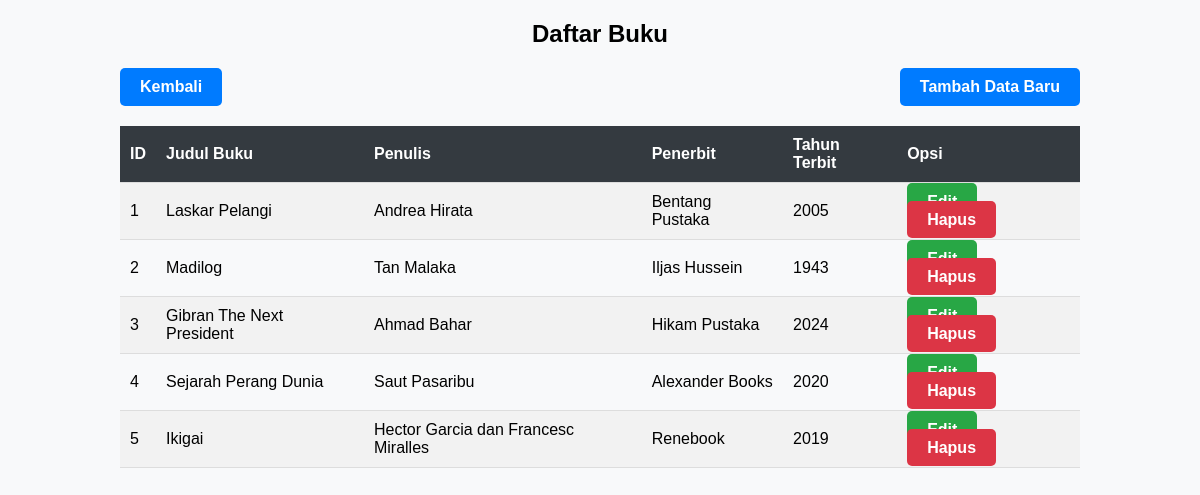
The page /Buku.php on the database its author committed.
### tables this page shows
CREATE TABLE `buku` (
  `id_buku` int(11) NOT NULL,
  `judul_buku` varchar(500) NOT NULL,
  `penulis` varchar(500) NOT NULL,
  `penerbit` varchar(250) NOT NULL,
  `tahun_terbit` int(11) NOT NULL
);

### Model.php (called while the page is built, shortened)
<?php
require 'Koneksi.php';
function getAllData($table) {
    global $conn;
    $sql = "SELECT * FROM $table";
    return $conn->query($sql)->fetchAll(PDO::FETCH_ASSOC);
}
?>

### Buku.php (the view, shortened to what this page needs)
<?php
require 'Model.php';
$buku_list = getAllData('buku');
?>
<!DOCTYPE html>
<html>
<head>
    <link rel="stylesheet" href="style.css">
</head>
<body>
    <h2>Daftar Buku</h2>
    <a href="index.php" class="btn btn-primary" style="float: left; margin-left: 10%; margin-bottom: 20px;">Kembali</a>
    <a href="FormBuku.php" class="btn btn-primary" style="float: right; margin-right: 10%; margin-bottom: 20px;">Tambah Data Baru</a>
    <table>
        <tr>
            <th>ID</th>
            <th>Judul Buku</th>
            <th>Penulis</th>
            <th>Penerbit</th>
            <th>Tahun Terbit</th>
            <th>Opsi</th>
        </tr>
        <?php foreach ($buku_list as $buku): ?>
        <tr>
            <td><?= $buku['id_buku'] ?></td>
            <td><?= $buku['judul_buku'] ?></td>
            <td><?= $buku['penulis'] ?></td>
            <td><?= $buku['penerbit'] ?></td>
            <td><?= $buku['tahun_terbit'] ?></td>
            <td>
                <a href="FormBuku.php?id=<?= $buku['id_buku'] ?>" class="btn btn-success">Edit</a>
                <a href="deleteBuku.php?id=<?= $buku['id_buku'] ?>" class="btn btn-danger" onclick="return confirm('Yakin ingin menghapus?')">Hapus</a>
            </td>
        </tr>
        <?php endforeach; ?>
    </table>
</body>
</html>

### style.css (style rules this page uses)
body { font-family: Arial, sans-serif; background-color: #f8f9fa; margin: 0; padding: 0; }
h2 { text-align: center; margin-top: 20px; }
button, a.btn { padding: 10px 20px; text-decoration: none; border-radius: 5px; font-weight: bold; }
.btn-primary { background-color: #007bff; color: #fff; border: none; }
.btn-success { background-color: #28a745; color: #fff; }
.btn-danger { background-color: #dc3545; color: #fff; }
table { width: 80%; margin: 20px auto; border-collapse: collapse; }
table th, table td { padding: 10px; text-align: left; border-bottom: 1px solid #ddd; }
table th { background-color: #343a40; color: #fff; }
table tr:nth-child(even) { background-color: #f2f2f2; }

### rows shown on the page
buku: id_buku "1", judul_buku "Laskar Pelangi", penulis "Andrea Hirata", penerbit "Bentang Pustaka", tahun_terbit "2005"
buku: id_buku "2", judul_buku "Madilog", penulis "Tan Malaka", penerbit "Iljas Hussein", tahun_terbit "1943"
buku: id_buku "3", judul_buku "Gibran The Next President", penulis "Ahmad Bahar", penerbit "Hikam Pustaka", tahun_terbit "2024"
buku: id_buku "4", judul_buku "Sejarah Perang Dunia", penulis "Saut Pasaribu", penerbit "Alexander Books", tahun_terbit "2020"
buku: id_buku "5", judul_buku "Ikigai", penulis "Hector Garcia dan Francesc Miralles", penerbit "Renebook", tahun_terbit "2019"
